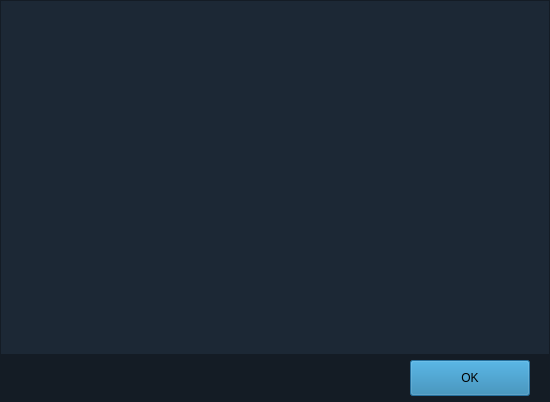
<?xml version="1.0" encoding="UTF-8"?>
<ui version="4.0">
 <class>ChangeLogDialog</class>
 <widget class="QDialog" name="ChangeLogDialog">
  <property name="geometry">
   <rect>
    <x>0</x>
    <y>0</y>
    <width>550</width>
    <height>402</height>
   </rect>
  </property>
  <property name="sizePolicy">
   <sizepolicy hsizetype="Expanding" vsizetype="Preferred">
    <horstretch>0</horstretch>
    <verstretch>0</verstretch>
   </sizepolicy>
  </property>
  <property name="windowTitle">
   <string>Release notes</string>
  </property>
  <property name="styleSheet">
   <string notr="true">background-color: #141C25;</string>
  </property>
  <layout class="QVBoxLayout" name="verticalLayout">
   <property name="leftMargin">
    <number>1</number>
   </property>
   <property name="topMargin">
    <number>1</number>
   </property>
   <property name="rightMargin">
    <number>1</number>
   </property>
   <property name="bottomMargin">
    <number>3</number>
   </property>
   <item>
    <widget class="QTextEdit" name="textEditChangeLog">
     <property name="readOnly">
      <bool>true</bool>
     </property>
     <property name="styleSheet">
      <string notr="true">background-color: #1c2835; border: none;</string>
     </property>
    </widget>
   </item>
   <item>
    <layout class="QHBoxLayout" name="horizontalLayout">
     <property name="rightMargin">
      <number>19</number>
     </property>
     <property name="bottomMargin">
      <number>3</number>
     </property>
     <item>
      <spacer name="horizontalSpacer">
       <property name="orientation">
        <enum>Qt::Horizontal</enum>
       </property>
       <property name="sizeHint" stdset="0">
        <size>
         <width>40</width>
         <height>36</height>
        </size>
       </property>
      </spacer>
     </item>
     <item>
      <widget class="QPushButton" name="pushButtonOk">
       <property name="sizePolicy">
        <sizepolicy hsizetype="Minimum" vsizetype="Preferred">
         <horstretch>0</horstretch>
         <verstretch>0</verstretch>
        </sizepolicy>
       </property>
       <property name="minimumSize">
        <size>
         <width>120</width>
         <height>36</height>
        </size>
       </property>
       <property name="maximumSize">
        <size>
         <width>120</width>
         <height>36</height>
        </size>
       </property>
       <property name="text">
        <string>OK</string>
       </property>
       <property name="styleSheet">
        <string notr="true">QPushButton { background-color: #247dac; } QPushButton:hover { background-color: #5097bd; }</string>
       </property>
      </widget>
     </item>
    </layout>
   </item>
  </layout>
 </widget>
 <resources/>
 <connections/>
</ui>
